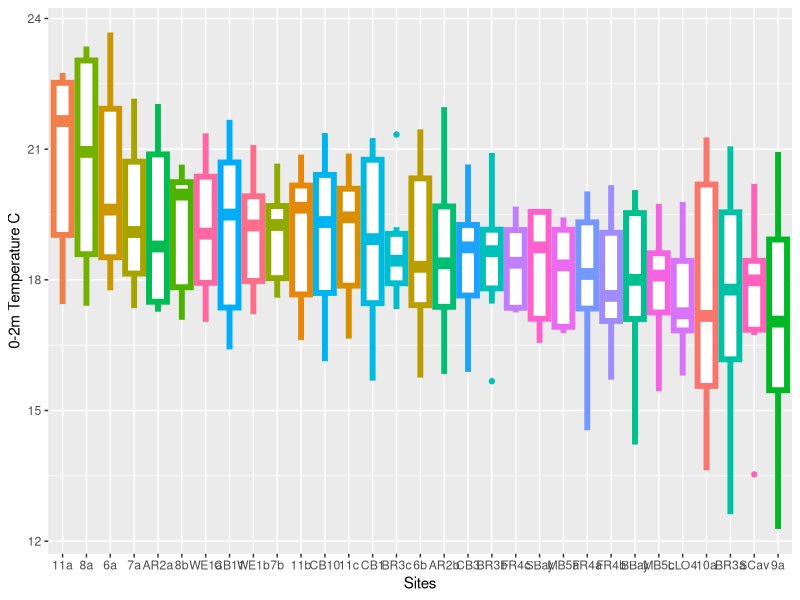
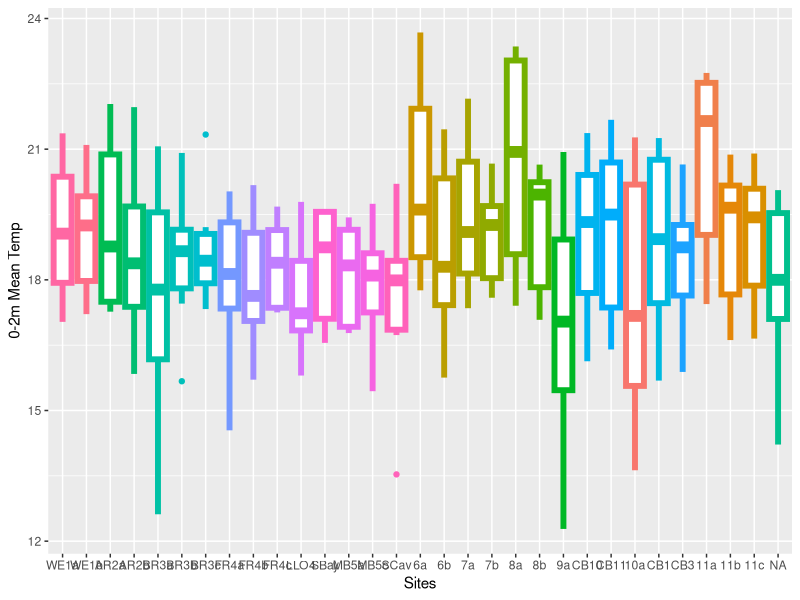
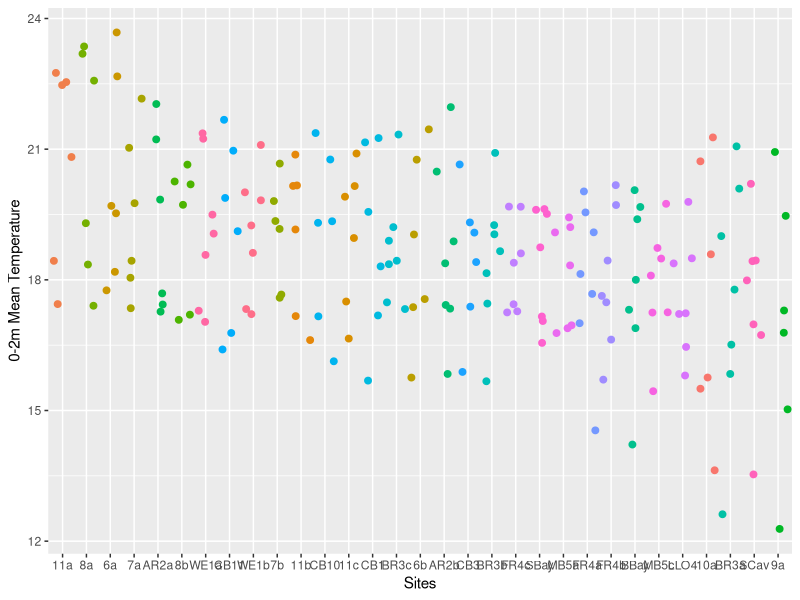
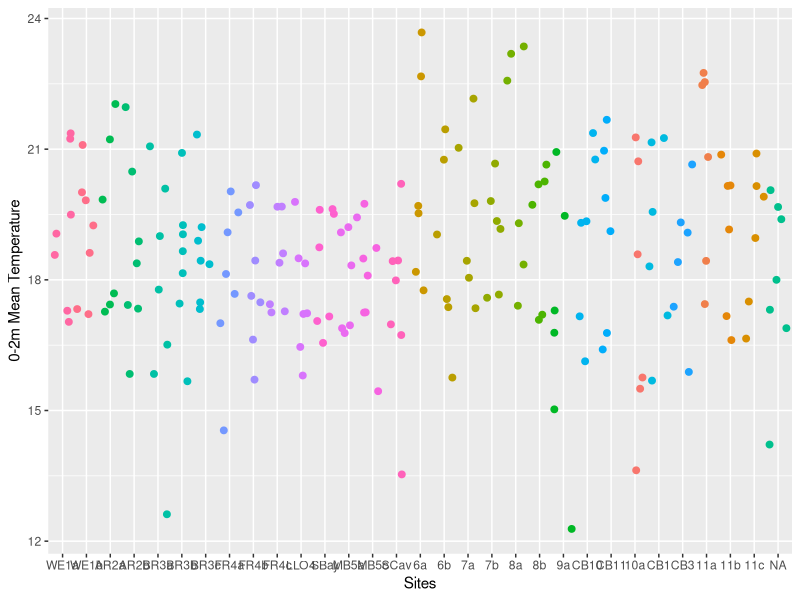
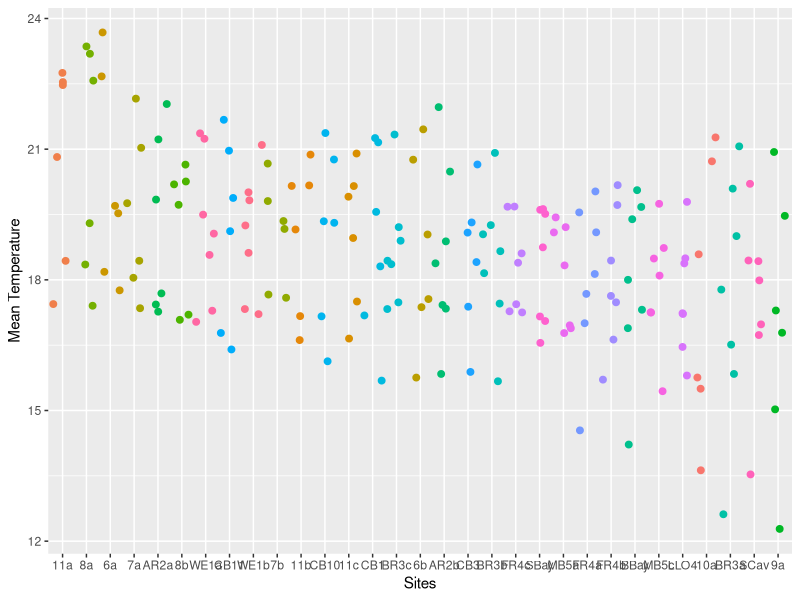
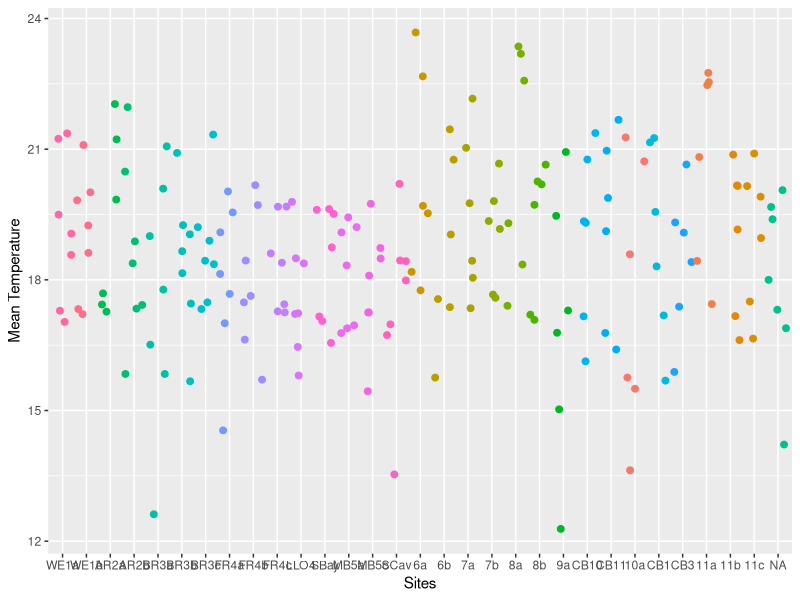

These charts were generated, in order, by the following R code:
## ---- chunk 1
## Generally you will not edit this chunk at all.
knitr::opts_chunk$set(echo=TRUE,fig.width=14,fig.height=5,comment="#R>")
library(tidyverse)
library(lubridate)
library(magrittr)
## ---- chunk 2
d <- read_csv("LLO_Burke_TROLL_21.csv") %>%
  mutate(Date=as.Date(Date,format="%m/%d/%y"))
## ---- chunk 3
temp <- d %>%
  select(Site,Date,m,Temp) %>%
  filter(m<=2) %>%
  na.omit(temp)
temp_sum <- temp %>%
  group_by(Site,Date) %>%
  summarize(n=n(),
            mn_Temp=mean(Temp,na.rm=TRUE),
            sd_Temp=sd(Temp,na.rm=TRUE)) %>%
  ungroup() %>%
  arrange(factor(Site, levels = c('WE1a', 'WE1b', 'AR2a', 'AR2b', 'BR3a', 'BR3b', 'BR3c',"FR4a","FR4b","FR4c","Bbay","LLO4","SBay","MB5a","MB5c","SCav","6a","6b","7a","7b","8a","8b","9a","CB10","CB11","10a","CB1","CB3","11a","11b","11c")))
temp_sum

tm2 <- temp %>%
  select(Site,Date,m,Temp) %>%
  na.omit(tm2)
tm2_sum <- tm2 %>%
  group_by(Site,Date) %>%
  summarize(n=n(),
            mn_Temp=mean(Temp,na.rm=TRUE),
            sd_Temp=sd(Temp,na.rm=TRUE)) %>%
  ungroup() %>%
   arrange(factor(Site, levels = c('WE1a', 'WE1b', 'AR2a', 'AR2b', 'BR3a', 'BR3b', 'BR3c',"FR4a","FR4b","FR4c","Bbay","LLO4","SBay","MB5a","MB5c","SCav","6a","6b","7a","7b","8a","8b","9a","CB10","CB11","10a","CB1","CB3","11a","11b","11c")))
tm2_sum

## ---- chunk 4
ggplot(temp_sum, aes(x = reorder(Site, -mn_Temp),y= mn_Temp,color = Site)) +
  geom_boxplot(data = temp_sum, aes(y = mn_Temp), size = 2) +
  labs(x="Sites",y="0-2m Temperature C") +
  theme(legend.position = "none") 

ggplot(temp_sum, aes(x = factor(Site,level = c('WE1a', 'WE1b', 'AR2a', 'AR2b', 'BR3a', 'BR3b', 'BR3c',"FR4a","FR4b","FR4c","Bbay","LLO4","SBay","MB5a","MB5c","SCav","6a","6b","7a","7b","8a","8b","9a","CB10","CB11","10a","CB1","CB3","11a","11b","11c")),y= mn_SpCond,color = Site)) +
  geom_boxplot(data = temp_sum, aes(y = mn_Temp), size = 2) +
  labs(x="Sites",y="0-2m Mean Temp") +
  theme(legend.position = "none")
## ---- chunk 5
ggplot(temp_sum, aes(x = reorder(Site, -mn_Temp),y= mn_SpCond,color = Site)) +
  geom_jitter(data = temp_sum, aes(y = mn_Temp), size = 2) +
  labs(x="Sites",y="0-2m Mean Temperature") +
  theme(legend.position = "none")

ggplot(temp_sum, aes(x = factor(Site,level = c('WE1a', 'WE1b', 'AR2a', 'AR2b', 'BR3a', 'BR3b', 'BR3c',"FR4a","FR4b","FR4c","Bbay","LLO4","SBay","MB5a","MB5c","SCav","6a","6b","7a","7b","8a","8b","9a","CB10","CB11","10a","CB1","CB3","11a","11b","11c")),y= mn_Temp,color = Site)) +
  geom_jitter(data = temp_sum, aes(y = mn_Temp), size = 2) +
  labs(x="Sites",y="0-2m Mean Temperature") +
  theme(legend.position = "none")
## ---- chunk 6
ggplot(tm2_sum, aes(x = reorder(Site, -mn_Temp),y= mn_Temp,color = Site)) +
  geom_jitter(data = tm2_sum, aes(y = mn_Temp), size = 2) +
  labs(x="Sites",y="Mean Temperature") +
  theme(legend.position = "none")

ggplot(tm2_sum, aes(x = factor(Site,level = c('WE1a', 'WE1b', 'AR2a', 'AR2b', 'BR3a', 'BR3b', 'BR3c',"FR4a","FR4b","FR4c","Bbay","LLO4","SBay","MB5a","MB5c","SCav","6a","6b","7a","7b","8a","8b","9a","CB10","CB11","10a","CB1","CB3","11a","11b","11c")),y= mn_Temp,color = Site)) +
  geom_jitter(data = tm2_sum, aes(y = mn_Temp), size = 2) +
  labs(x="Sites",y="Mean Temperature") +
  theme(legend.position = "none")
